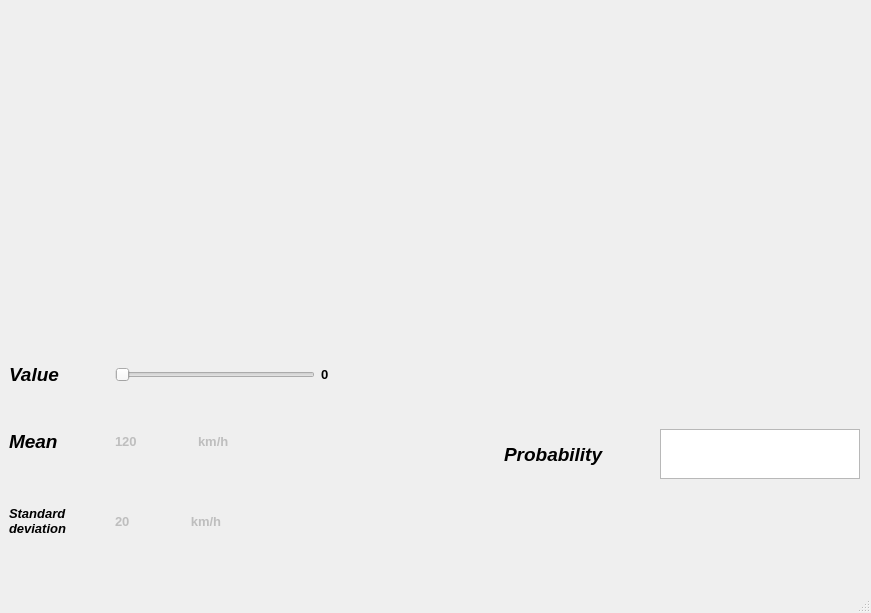
<?xml version="1.0" encoding="UTF-8"?>
<ui version="4.0">
 <class>MainWindow</class>
 <widget class="QMainWindow" name="MainWindow">
  <property name="geometry">
   <rect>
    <x>0</x>
    <y>0</y>
    <width>871</width>
    <height>613</height>
   </rect>
  </property>
  <property name="windowTitle">
   <string>MainWindow</string>
  </property>
  <widget class="QWidget" name="centralwidget">
   <widget class="QWidget" name="horizontalLayoutWidget">
    <property name="geometry">
     <rect>
      <x>10</x>
      <y>0</y>
      <width>851</width>
      <height>331</height>
     </rect>
    </property>
    <layout class="QHBoxLayout" name="horizontalLayout"/>
   </widget>
   <widget class="QWidget" name="horizontalLayoutWidget_2">
    <property name="geometry">
     <rect>
      <x>9</x>
      <y>339</y>
      <width>851</width>
      <height>231</height>
     </rect>
    </property>
    <layout class="QHBoxLayout" name="horizontalLayout_2">
     <item>
      <layout class="QGridLayout" name="gridLayout_2">
       <item row="1" column="0">
        <widget class="QLabel" name="label_3">
         <property name="maximumSize">
          <size>
           <width>100</width>
           <height>50</height>
          </size>
         </property>
         <property name="font">
          <font>
           <pointsize>14</pointsize>
           <weight>75</weight>
           <italic>true</italic>
           <bold>true</bold>
          </font>
         </property>
         <property name="text">
          <string>Mean</string>
         </property>
        </widget>
       </item>
       <item row="0" column="0">
        <widget class="QLabel" name="label">
         <property name="maximumSize">
          <size>
           <width>100</width>
           <height>16777215</height>
          </size>
         </property>
         <property name="font">
          <font>
           <pointsize>14</pointsize>
           <weight>75</weight>
           <italic>true</italic>
           <bold>true</bold>
          </font>
         </property>
         <property name="text">
          <string>Value</string>
         </property>
        </widget>
       </item>
       <item row="0" column="1">
        <widget class="QSlider" name="horizontalSlider">
         <property name="maximumSize">
          <size>
           <width>200</width>
           <height>16777215</height>
          </size>
         </property>
         <property name="cursor">
          <cursorShape>PointingHandCursor</cursorShape>
         </property>
         <property name="orientation">
          <enum>Qt::Horizontal</enum>
         </property>
        </widget>
       </item>
       <item row="0" column="2">
        <widget class="QLabel" name="label_5">
         <property name="font">
          <font>
           <pointsize>10</pointsize>
           <weight>75</weight>
           <bold>true</bold>
          </font>
         </property>
         <property name="text">
          <string>0</string>
         </property>
        </widget>
       </item>
       <item row="2" column="0">
        <widget class="QLabel" name="label_4">
         <property name="maximumSize">
          <size>
           <width>100</width>
           <height>50</height>
          </size>
         </property>
         <property name="font">
          <font>
           <pointsize>10</pointsize>
           <weight>75</weight>
           <italic>true</italic>
           <bold>true</bold>
          </font>
         </property>
         <property name="text">
          <string>Standard deviation</string>
         </property>
         <property name="scaledContents">
          <bool>false</bool>
         </property>
         <property name="wordWrap">
          <bool>true</bool>
         </property>
        </widget>
       </item>
       <item row="1" column="1">
        <widget class="QLabel" name="label_6">
         <property name="enabled">
          <bool>false</bool>
         </property>
         <property name="font">
          <font>
           <pointsize>10</pointsize>
           <weight>75</weight>
           <italic>false</italic>
           <bold>true</bold>
          </font>
         </property>
         <property name="text">
          <string>120                 km/h</string>
         </property>
        </widget>
       </item>
       <item row="2" column="1">
        <widget class="QLabel" name="label_7">
         <property name="enabled">
          <bool>false</bool>
         </property>
         <property name="font">
          <font>
           <pointsize>10</pointsize>
           <weight>75</weight>
           <italic>false</italic>
           <bold>true</bold>
          </font>
         </property>
         <property name="text">
          <string>20                 km/h</string>
         </property>
        </widget>
       </item>
      </layout>
     </item>
     <item>
      <layout class="QGridLayout" name="gridLayout">
       <item row="0" column="0">
        <widget class="QLabel" name="label_2">
         <property name="maximumSize">
          <size>
           <width>150</width>
           <height>100</height>
          </size>
         </property>
         <property name="font">
          <font>
           <pointsize>14</pointsize>
           <weight>75</weight>
           <italic>true</italic>
           <bold>true</bold>
          </font>
         </property>
         <property name="text">
          <string>Probability</string>
         </property>
        </widget>
       </item>
       <item row="0" column="1">
        <widget class="QTextEdit" name="textEdit">
         <property name="maximumSize">
          <size>
           <width>200</width>
           <height>50</height>
          </size>
         </property>
         <property name="font">
          <font>
           <pointsize>14</pointsize>
           <weight>75</weight>
           <bold>true</bold>
          </font>
         </property>
        </widget>
       </item>
      </layout>
     </item>
    </layout>
   </widget>
  </widget>
  <widget class="QMenuBar" name="menubar">
   <property name="geometry">
    <rect>
     <x>0</x>
     <y>0</y>
     <width>871</width>
     <height>21</height>
    </rect>
   </property>
  </widget>
  <widget class="QStatusBar" name="statusbar"/>
 </widget>
 <resources/>
 <connections/>
</ui>
